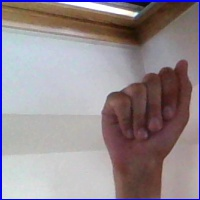
#> input picture A1008.jpg, 200 x 200 px
$ python -i PreProcessor.py   (imports and definitions only)
#> lines starting #> are read from the running program, lines starting #| are printed output that depends on the picture; after the words box and inside, x2 and y2 are one past the last pixel; in counts of white or black regions, pixels touching at a corner belong together
#> further down, picture is the input picture: shape (200, 200, 3); mean B, G, R 144.6, 139.3, 150
from dataclasses import dataclass
from enum import Enum, auto
import cv2 as cv
import numpy as np
from copy import copy
from PIL import Image
from PIL import ImageDraw
from numpy.lib.histograms import _histogram_bin_edges_dispatcher
import math
import Colors
from Hand import Hand

# TODO this should be an interface
class PreProcessor:

    def preprocess(self, image: np.ndarray) -> np.ndarray:
        """ combining blurring, grayscalling, thresholding, contouring, and cropping into one"""

        gaussian_blurred = cv.GaussianBlur(
            src=image, # source-image
            ksize=[5, 5], # kernelsize
            # sigmaX=1)
            sigmaX=5)
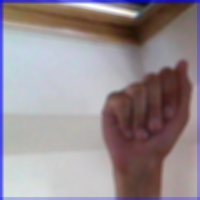
#> gaussian_blurred: shape (200, 200, 3); mean B, G, R 144.7, 140.1, 150.9
        cv.imshow("gaussian blurred", gaussian_blurred)

        grayscaled = cv.cvtColor(gaussian_blurred, cv.COLOR_BGR2GRAY)
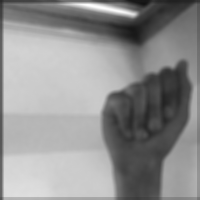
#> grayscaled: shape (200, 200); min 18, max 253, mean 143.9
        cv.imshow("gaussian_blurred,  grayscaled", grayscaled)
        ret, thresh = cv.threshold(grayscaled, 245, 255, cv.THRESH_BINARY_INV)
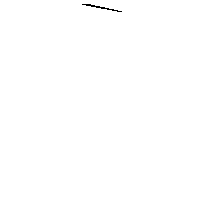
#> thresh: shape (200, 200); 99.8% white; black in thin lines or dots, all inside (x1, y1, x2, y2) = (82, 4, 122, 12)
        cv.imshow("blurred, grayscaled, thresholded", thresh)
        contours, hierarchy = cv.findContours(thresh, cv.RETR_TREE, cv.CHAIN_APPROX_SIMPLE)
#> contours = 2 contours; box (x1, y1, x2, y2) and area: (0, 0, 200, 200) 39601, (81, 3, 123, 13) 102


        x, y, w, h = cv.boundingRect(contours[0])
#> x = 0; y = 0; w = 200; h = 200

        cropped_binarized_image = thresh[y:y+h, x:x+w]

        print(Colors.blue + f"cropped input image to: {cropped_binarized_image.shape[0]} x {cropped_binarized_image.shape[1]}" + Colors.white)
#| [34mcropped input image to: 200 x 200[0m

        return cropped_binarized_image


>>> import cv2
>>> picture = cv2.imread('A1008.jpg')
>>> result = PreProcessor().preprocess(picture)

$ run again, on P1014.jpg
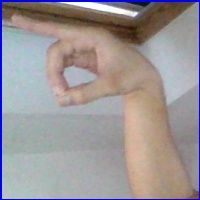
#> input picture P1014.jpg, 200 x 200 px
#> picture is the input picture: shape (200, 200, 3); mean B, G, R 152.1, 150.4, 156.8
#> in preprocess, `gaussian_blurred = cv.GaussianBlur( src=image,`:
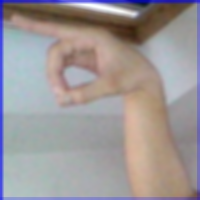
#> gaussian_blurred: shape (200, 200, 3); mean B, G, R 152.1, 151.2, 157.6
#> in preprocess, `grayscaled = cv.cvtColor(gaussian_blurred, cv.COLOR_BGR2GRAY)`:
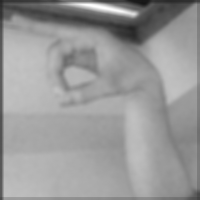
#> grayscaled: shape (200, 200); min 22, max 252, mean 153.2
#> thresh: shape (200, 200); 99.9% white; black in thin lines or dots, all inside (x1, y1, x2, y2) = (83, 4, 122, 12)
#> contours = 4 contours, 2 with area under 20; largest, box (x1, y1, x2, y2) and area: (0, 0, 200, 200) 39601, (82, 3, 115, 11) 83
#> x = 0; w = 200
#| [34mcropped input image to: 200 x 200[0m
